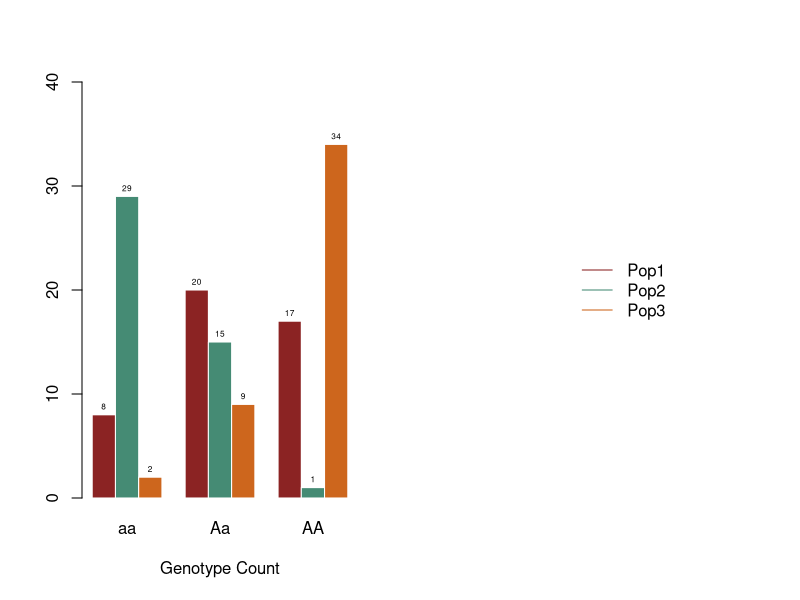
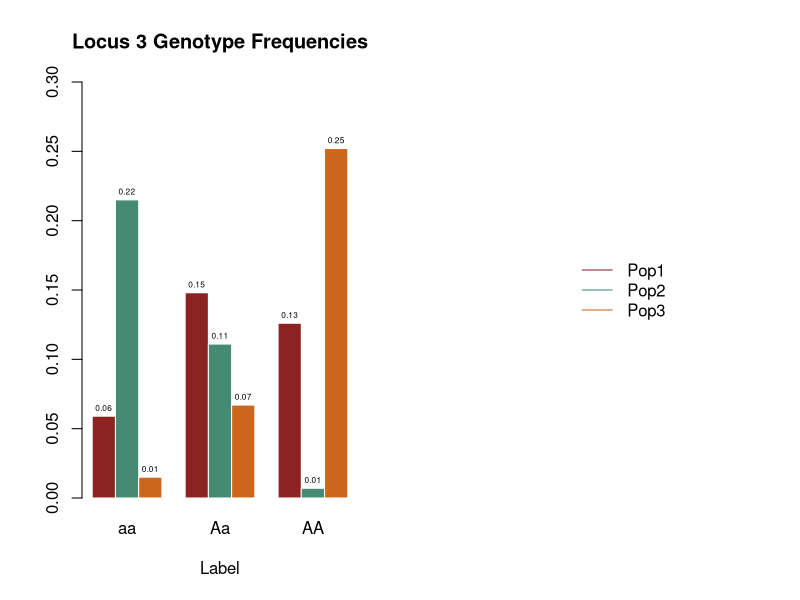
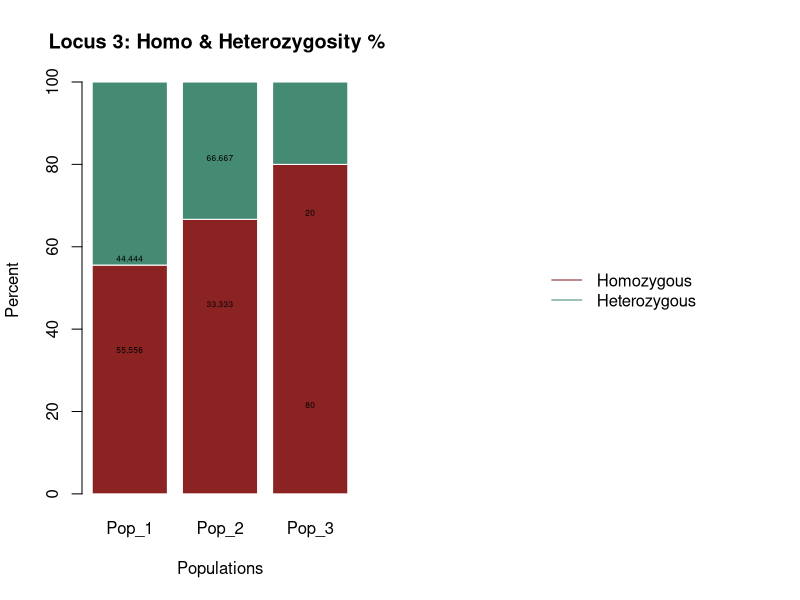
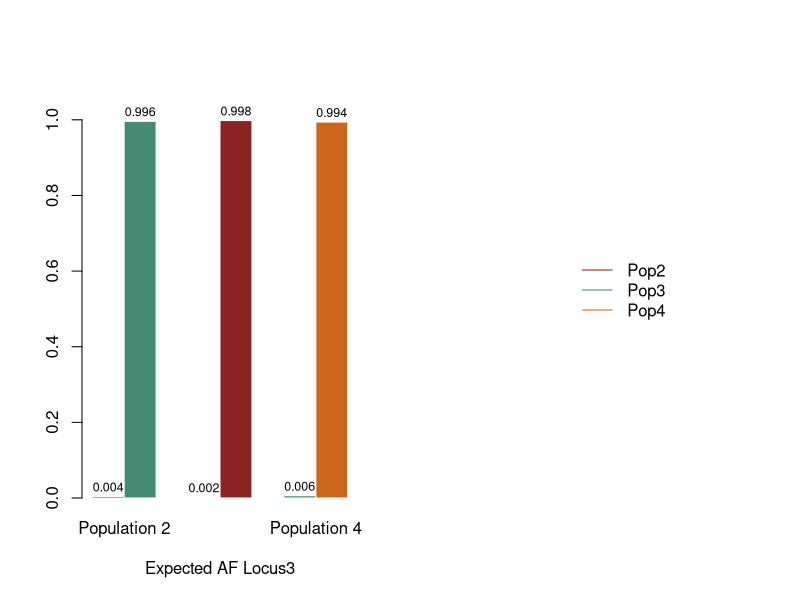
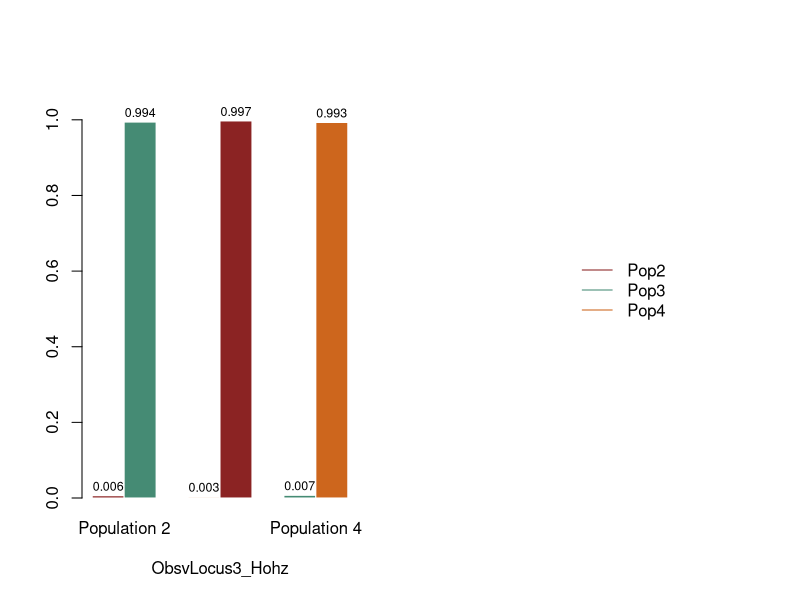
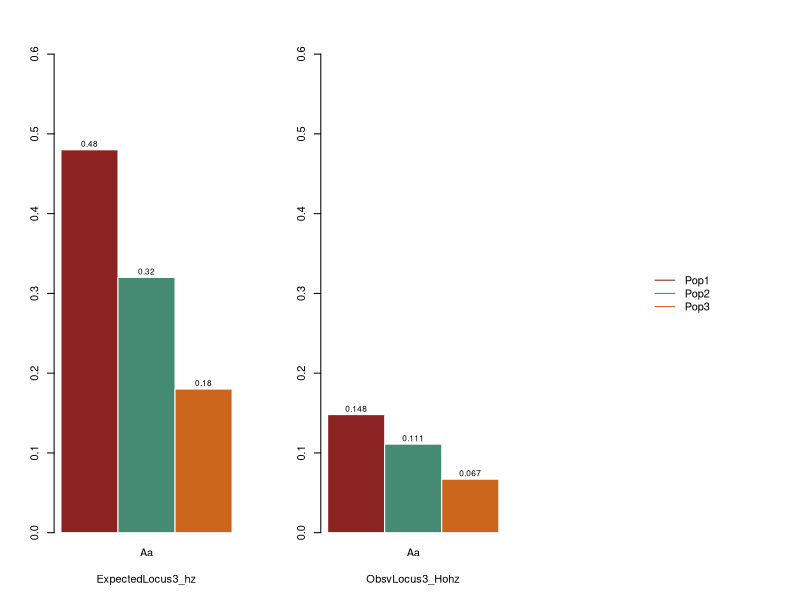

Write R code to recreate these figures, in order.
## ---- chunk 1
set.seed(123)
n_indv <- 45
n_loci <- 15
n_pop <- 3
n_rsloci <- 5

## ---- chunk 2
#Population 1
p_1 <- 0.6
q_1 <- 1 - p_1
Pop_1 <- data.frame(matrix(sample(c("AA", "Aa", "aa"), size = n_indv * n_loci, replace = TRUE,prob = c(p_1^2, 2 * p_1 * q_1, q_1^2)),nrow = n_indv,ncol = n_loci))
rownames(Pop_1) <- paste0("Indv_A.", 1:n_indv)
colnames(Pop_1) <- paste0("Genotype_Locus", 1:n_loci)


#Population 2
p_2 <- 0.2
q_2 <- 1 - p_2

Pop_2 <- data.frame(matrix(sample(c("AA", "Aa", "aa"), size = n_indv * n_loci, replace = TRUE,prob = c(p_2^2, 2 * p_2 * q_2, q_2^2)),nrow = n_indv,ncol = n_loci))
rownames(Pop_2) <- paste0("Indv_B.", 1:n_indv)
colnames(Pop_2) <- paste0("Genotype_Locus", 1:n_loci)

#Population 3
p_3 <- 0.9
q_3 <- 1 - p_3
Pop_3 <- data.frame(matrix(sample(c("AA", "Aa", "aa"), size = n_indv * n_loci, replace = TRUE,prob = c(p_3^2, 2 * p_3 * q_3, q_3^2)),nrow = n_indv,ncol = n_loci))
rownames(Pop_3) <- paste0("Indv_C.", 1:n_indv)
colnames(Pop_3) <- paste0("Genotype_Locus", 1:n_loci)

#Population 4
p_4 <- 0.5
q_4 <- 1 - p_4
Pop_4 <- data.frame(matrix(sample(c("AA", "Aa", "aa"), size = n_indv * n_loci, replace = TRUE,prob = c(p_4^2, 2 * p_4 * q_4, q_4^2)),nrow = n_indv,ncol = n_loci))
rownames(Pop_4) <- paste0("Indv_D.", 1:n_indv)
colnames(Pop_4) <- paste0("Genotype_Locus", 1:n_loci)

#Population 5
p_5 <- 0.7
q_5 <- 1 - p_5
Pop_5 <- data.frame(matrix(sample(c("AA", "Aa", "aa"), size = n_indv * n_loci, replace = TRUE,prob = c(p_5^2, 2 * p_5 * q_5, q_5^2)),nrow = n_indv,ncol = n_loci))
rownames(Pop_5) <- paste0("Indv_E", 1:n_indv)
colnames(Pop_5) <- paste0("Genotype_Locus", 1:n_loci)

head(Pop_1)
head(Pop_2)
head(Pop_3)
head(Pop_4)
head(Pop_5)
## ---- chunk 3

sample(Pop_3, 1)
sample(n_pop,3)

sample(n_loci, 3)
## ---- chunk 4


#Population 6: Mirrors Population 1 but shows consequences of inbreeding after x generations

n.sindv <-10
n_sloci <-3
p_6 <- 0.6 
q_6 <- 1 - p_6 
Pop_6 <- data.frame(matrix(sample(c("AA", "Aa", "aa"), size = n.sindv * n_sloci, replace = TRUE,prob = c(p_6^2, 2 * p_6 * q_6, q_6^2)),nrow = n.sindv, ncol = n_sloci)) 
rownames(Pop_6) <- paste0("Indv_A.", 1:n.sindv) 
#colnames(Pop_6) <- paste0(Pop_6$X3, Pop_6$X7, Pop_6$X9)   
Pop_6

#Population 7: Mirrors Population 2 but shows consequences of genetic drift after x generations
#p_1 <- 0.6 
#q_1 <- 1 - p_1 
#Pop_1 <- data.frame(matrix(sample(c("AA", "Aa", "aa"), size = n_indv * n_loci, replace = TRUE,prob = c(p_1^2, 2 * p_1 * q_1, q_1^2)),nrow = n_indv,ncol = n_loci)) 
#rownames(Pop_1) <- paste0("Indv_A.", 1:n_indv) 
#colnames(Pop_1) <- paste0("Genotype_Locus", 1:n_loci)   

#Population 8: Mirrors Population 3 but shows consequences of fixation after x generations
#p_1 <- 0.6 
#q_1 <- 1 - p_1 
#Pop_1 <- data.frame(matrix(sample(c("AA", "Aa", "aa"), size = n_indv * n_loci, replace = TRUE,prob = c(p_1^2, 2 * p_1 * q_1, q_1^2)),nrow = n_indv,ncol = n_loci)) 
#rownames(Pop_1) <- paste0("Indv_A.", 1:n_indv) 
#colnames(Pop_1) <- paste0("Genotype_Locus", 1:n_loci)   

#could also show founder effect, maybe. genetic migration may be  abit more difficult, requiring a random sampling of allele frequencies from a parental thingy with its own sampling thingies
## ---- chunk 5
#function foundations
#beep boop
#goal: use populations 6-8 to simulate biological processes that cause deviations from H-W
#Looping sample function?

#ten individuals per generation
sample_size <- 10

#number of generations?
n_repeats <- 15

#how to inplement factor of depreciation or fixation?

#Population 6 generation list
Pop_6_lineage <- vector("list", n_repeats)

for (i in 1:n_repeats) {
  Pop_6_lineage[[i]] <- Pop_6[sample(nrow(Pop_6), sample_size),]
}

# Print each sample
for (i in 1:n_repeats) {
  cat("Sample", i, ":\n")
  print(Pop_6_lineage[[i]])
  cat("\n")
}


#make things a matrix to take mean genotype frequency per generation and use these to make calculations 
#Does this even count as a function? lol
#make each sample a seperate table???

#select randomized loci to work with for original and mirrored populations (so, i do need to introduce and definea  variable to show degradation, fixation, etc for the comparisons to make sense)
#ugh
#Pop_6_lineage <- cbind(table(Pop_6_lineage[1,]), table(Pop_6_lineage[2,]), table(Pop_6_lineage[3,]))
#Pop_6_lineage <- data.frame(Pop_6_lineage)
#Pop_6_lineage[order(Pop_6_lineage$)]
#Pop_6_lineage
#sample(Pop_6_lineage, 3)


#use sampled loci and genotype frequency (means?) per generation to calculate deviations..

## ---- chunk 6
#Binding genotype counts per (original) population

#Testing locus 5 at populations 1, 2, 3 

gc_locus3 <- rbind(table(Pop_1$Genotype_Locus3), table(Pop_2$Genotype_Locus3), table(Pop_3$Genotype_Locus3))
rownames(gc_locus3) <- c("Pop_1", "Pop_2", "Pop_3")

#Checking table

gc_locus3
## ---- chunk 7

#Defining frequencies for Locus 5

fq_locus3 <- gc_locus3 / sum(gc_locus3)
fq_locus3 <- round(fq_locus3, digits = 3)
rownames(fq_locus3) <- c("Pop_1", "Pop_2", "Pop_3")

fq_locus3


## ---- chunk 8
#Homozygosity & Heterozygosity percentages

#Locus 3
HMP1L3 <- sum(gc_locus3[1,1] + gc_locus3[1,3]) / sum(gc_locus3[2,]) * 100
HTP1L3 <- 100 - HMP1L3
HMP1L3
HTP1L3
Pop1_HTHM <- cbind(HTP1L3, HMP1L3)
Pop1_HTHM

HMP2L3 <- sum(gc_locus3[2,1] + gc_locus3[2,3]) / sum(gc_locus3[3,]) * 100
HTP2L3 <- 100 - HMP2L3
HMP2L3
HTP2L3

HMP3L3<- sum(gc_locus3[3,1] + gc_locus3[3,3]) / sum(gc_locus3[3,]) * 100
HTP3L3 <- 100 - HMP3L3
HTP3L3
HMP3L3


P_HTL3 <- c(HTP1L3, HTP2L3, HTP3L3)
P_HTL3 <- round(P_HTL3, digits = 3)


P_HML3 <- c(HMP1L3, HMP2L3, HMP3L3)
P_HML3 <- round(P_HML3, digits = 3)

P_HTL3
P_HML3


RBHHL3 <- rbind(P_HML3, P_HTL3)
RBHHL3.1 <- cbind(P_HTL3, P_HML3)


colnames(RBHHL3) <- c("Pop_1", "Pop_2", "Pop_3")
rownames(RBHHL3) <- c("Homozygosity % ", "Heterozygosity %")
RBHHL3
RBHHL3.1
## ---- chunk 9
#Observed allele frequencies at each sampled population: L11

O_P2L3 <- c(p2o =  2 * (fq_locus3[1,2] + fq_locus3[1,3]) / (2 * n_indv))
O_P2L3 <- round(O_P2L3, digits = 3)
O_P2L3
O_Q2L3 <-c( 1 - O_P2L3 )
O_Q2L3 <- round(O_Q2L3, digits = 3)
O_Q2L3

O_P3L3 <- c(p3o =  2 * (fq_locus3[2,2] + fq_locus3[2,3]) / (2 * n_indv))
O_P3L3 <- round(O_P3L3, digits = 3)
O_P3L3
O_Q3L3 <-c( 1 - O_P3L3 )
O_Q3L3 <- round(O_Q3L3, digits = 3)
O_Q3L3

O_P4L3 <- c(p2o =  2 * (fq_locus3[3,2] + fq_locus3[3,3]) / (2 * n_indv))
O_P4L3 <- round(O_P4L3, digits = 3)
O_P4L3
O_Q4L3 <-c( 1 - O_P4L3 )
O_Q4L3 <- round(O_Q4L3, digits = 3)
O_Q4L3

AOPFL3 <- cbind(O_P2L3, O_P3L3, O_P4L3)
AOQFL3 <- cbind(O_Q2L3, O_Q3L3, O_Q4L3)

AOAFL3 <- rbind(AOPFL3, AOQFL3)
colnames(AOAFL3) <- c("Population 2", "Population 3", "Population 4")
rownames(AOAFL3) <- c("P Frequency", "Q Frequency")
AOAFL3

#Expected allele frequencies
E_P2L3 <- c(p =  (2 * p_2 * q_2) / (2 * n_indv))
E_P2L3 <- round(E_P2L3, digits = 3)
E_P2L3
E_Q2L3 <- c( 1 - E_P2L3)
E_Q2L3 <- round(E_Q2L3, digits = 3)
E_Q2L3

E_P3L3 <- c(p =  (2 * p_3 * q_3) / (2 * n_indv))
E_P3L3 <- round(E_P3L3, digits = 3)
E_P3L3
E_Q3L3 <- c( 1 - E_P3L3)
E_Q3L3 <- round(E_Q3L3, digits = 3)
E_Q3L3

E_P4L3 <- c(p =  (2 * p_4 * q_4) / (2 * n_indv))
E_P4L3 <- round(E_P4L3, digits = 3)
E_P4L3
E_Q4L3 <- c( 1 - E_P4L3)
E_Q4L3 <- round(E_Q4L3, digits = 3)
E_Q4L3


AEPFL3 <- cbind(E_P2L3, E_P3L3, E_P4L3)
AEQFL3 <- cbind(E_Q2L3, E_Q3L3, E_Q4L3)

AEAFL3 <- rbind(AEPFL3, AEQFL3)
colnames(AEAFL3) <- c("Population 2", "Population 3", "Population 4")
rownames(AEAFL3) <- c("P Frequency", "Q Frequency")
AEAFL3
## ---- chunk 10
#Expected at each population for Locus 11

EHZP1L3 <- c(Aa =  2 * p_1 * q_1)
EHZP1L3 

EHZP2L3 <- c(Aa =  2 * p_2 * q_2)
EHZP2L3 

EHZP3L3 <- c(Aa =  2 * p_3 * q_3)
EHZP3L3 

AEHZL3 <- rbind(EHZP1L3, EHZP2L3, EHZP3L3)

AEHZL3


#Observed
OHZP1L3 <- c(Aa =  fq_locus3[1,2])
OHZP1L3 

OHZP2L3 <- c(Aa =  fq_locus3[2,2])
OHZP2L3 

OHZP3L3 <- c(Aa =  fq_locus3[3,2])
OHZP3L3 

AOHZL3 <- rbind(OHZP1L3, OHZP2L3, OHZP3L3)

AOHZL3
## ---- chunk 11
####
## ---- chunk 12
####
## ---- chunk 13
#Grouped Graphs for Genotype Counts
par(mfrow = c(1,2))

ylimgc <- c(0, 40)
gc_locus3R <- round(gc_locus3, digits = 2)

SPGCL3 <- barplot(gc_locus3, col=colors()[c(36, 12, 55)], border = "white", font.axis = 1, beside = T, xlab="Genotype Count", font.lab=1, ylim = ylimgc)
colnames(SPGCL3) <- c("aa", "Aa", "AA")
text(x = SPGCL3, y = gc_locus3, labels = gc_locus3R, adj = c(.5, -0.75), cex = .5, col = "black")

plot.new()
legend("center", legend = c("Pop1", "Pop2", "Pop3"), col = colors()[c(36, 12, 55)], lty = 1, bty = "n")
## ---- chunk 14
#Grouped Graphs for Genotype Frequencies
par(mfrow = c(1,2))

ylimfq <- c(0, 0.3)
fq_locus3R <- round(fq_locus3, digits = 2)

SPGFL3 <- barplot(fq_locus3, col=colors()[c(36, 12, 55)], border = "white", font.axis = 1, beside = T, xlab="Label", main = "Locus 3 Genotype Frequencies", font.lab=1, ylim = ylimfq)
colnames(SPGFL3) <- c("aa", "Aa", "AA")
text(x = SPGFL3, y = fq_locus3, labels = fq_locus3R, adj = c(.5, -0.75), cex = .5, col = "black")

plot.new()
legend("center", legend = c("Pop1", "Pop2", "Pop3"), col = colors()[c(36, 12, 55)], lty = 1, bty = "n")

## ---- chunk 15
par(mfrow = c(1,2))

SPHHL3 <- barplot(RBHHL3, col=colors()[c(36,12)], border = "white", font.axis = 1, ylab = "Percent", xlab = "Populations", main = "Locus 3: Homo & Heterozygosity % ", font.lab = 1) 
text(x = SPHHL3, y = RBHHL3, labels = RBHHL3.1, adj = c(.5, -0.5), cex = .5, col = "black")


plot.new()
legend("center", legend = c("Homozygous", "Heterozygous"), col = colors()[c(36, 12)], lty = 1, bty = "n")
## ---- chunk 16
par(mfrow = c(1,2))
ylimfqh <- c(0, 1.1)

EAFBP <- barplot(AEAFL3, col=colors()[c(36, 12, 55)], border = "white", font.axis = 1, beside = T, xlab="Expected AF Locus3", font.lab=1, ylim = ylimfqh)
#rownames(AEAFL11) <- c("P_p2", "QP2", "P_P3", "QP3", "P_P4", "QP4")
text(x = EAFBP, y = AEAFL3, labels = AEAFL3, adj = c(.5, -0.5), cex = .75, col = "black")

plot.new()
legend("center", legend = c("Pop2", "Pop3", "Pop4"), col = colors()[c(36, 12, 55)], lty = 1, bty = "n")

par(mfrow = c(1,2))
OAFBP <- barplot(AOAFL3, col=colors()[c(36, 12, 55)], border = "white", font.axis = 1, beside = T, xlab="ObsvLocus3_Hohz", font.lab=1, ylim = ylimfqh)
#rownames(AOAFL11) <- c("Pop2", "Pop3", "Pop4")
text(x = OAFBP, y = AOAFL3, labels = AOAFL3, adj = c(.5, -0.5), cex = .75, col = "black")


plot.new()
legend("center", legend = c("Pop2", "Pop3", "Pop4"), col = colors()[c(36, 12, 55)], lty = 1, bty = "n")
## ---- chunk 17

par(mfrow = c(1,3))
ylimfqh <- c(0, 0.6)

EHZBP <- barplot(AEHZL3, col=colors()[c(36, 12, 55)], border = "white", font.axis = 1, beside = T, xlab="ExpectedLocus3_hz", font.lab=1, ylim = ylimfqh)
rownames(AEHZL3) <- c("Pop1", "Pop2", "Pop3")
text(x = EHZBP, y = AEHZL3, labels = AEHZL3, adj = c(.5, -0.5), cex = .75, col = "black")

OHZBP <- barplot(AOHZL3, col=colors()[c(36, 12, 55)], border = "white", font.axis = 1, beside = T, xlab="ObsvLocus3_Hohz", font.lab=1, ylim = ylimfqh)
rownames(AOHZL3) <- c("Pop1", "Pop2", "Pop3")
text(x = OHZBP, y = AOHZL3, labels = AOHZL3, adj = c(.5, -0.5), cex = .75, col = "black")


plot.new()
legend("center", legend = c("Pop1", "Pop2", "Pop3"), col = colors()[c(36, 12, 55)], lty = 1, bty = "n")
## ---- chunk 18
#par(mfrow = c(1,3))
#boxplot(x)
## ---- chunk 19
#stats...
